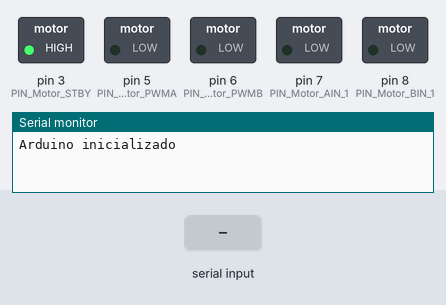
A sketch run on a simulated Arduino Uno, built with avr-gcc and run on an emulated ATmega328P. Parts: switched loads named in the sketch (green lamp = pin HIGH), the last lines printed to the serial monitor. The inputs (shaded band) are chosen by the test bench.

Above: at 1.2 s.
1.3 s: "a\n" received over Serial
At 2.3 s:
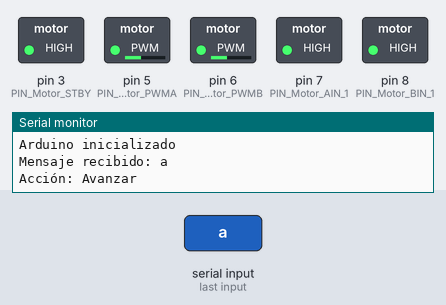
2.8 s: "b\n" received over Serial
At 3.4 s:
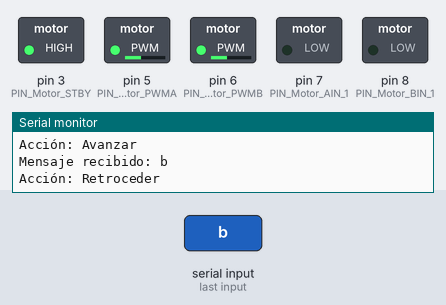
4.3 s: "c\n" received over Serial
At 4.6 s:
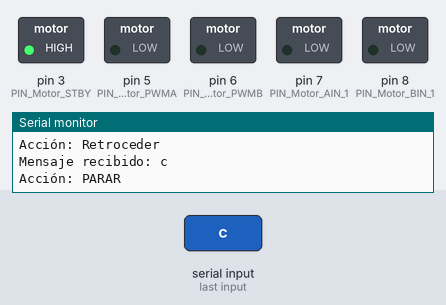
Timing chart, 0 to 7.3 s (numbered marks = the images above; inputs shaded):
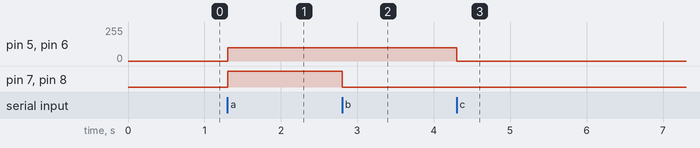

The sketch:

bichillo.ino.ino
```cpp
/* ------------ DECLARACIÓN DE VARIABLES Y PINES ------------ */

// Definición de pines para el sensor de ultrasonidos
#define TRIG_PIN 13
#define ECHO_PIN 12

// Definición de pines para sensores infrarrojos
#define PIN_ITR20001_LEFT   A2
#define PIN_ITR20001_MIDDLE A1
#define PIN_ITR20001_RIGHT  A0

// Definición de pines para control de motores
#define PIN_Motor_STBY 3
#define PIN_Motor_AIN_1 7
#define PIN_Motor_PWMA 5
#define PIN_Motor_BIN_1 8
#define PIN_Motor_PWMB 6

// Velocidad del coche
#define carSpeed 100

/* ------------ FUNCIONES DE MOVIMIENTO ------------ */

// Función para mover el coche hacia adelante
void forward(){
  analogWrite(PIN_Motor_PWMA , carSpeed);
  analogWrite(PIN_Motor_PWMB, carSpeed);
  digitalWrite(PIN_Motor_AIN_1, HIGH);
  digitalWrite(PIN_Motor_BIN_1, HIGH);
}

// Función para mover el coche hacia atrás
void back() {
  analogWrite(PIN_Motor_PWMA, carSpeed);
  analogWrite(PIN_Motor_PWMB, carSpeed);
  digitalWrite(PIN_Motor_AIN_1, LOW);
  digitalWrite(PIN_Motor_BIN_1, LOW);
}

// Función para detener el coche
void stop() {
  analogWrite(PIN_Motor_PWMA, 0);
  analogWrite(PIN_Motor_PWMB, 0);
}

void setup() {
  Serial.begin(9600);
  Serial.println("Arduino inicializado");
  pinMode(ECHO_PIN, INPUT);
  pinMode(TRIG_PIN, OUTPUT);
  digitalWrite(TRIG_PIN, LOW);

  // Configuración de pines de motores y sensores
  pinMode(PIN_Motor_STBY, OUTPUT);
  pinMode(PIN_Motor_AIN_1, OUTPUT);
  pinMode(PIN_Motor_BIN_1, OUTPUT);
  pinMode(PIN_Motor_PWMA, OUTPUT);
  pinMode(PIN_Motor_PWMB, OUTPUT);

  pinMode(PIN_ITR20001_LEFT, INPUT);
  pinMode(PIN_ITR20001_RIGHT, INPUT);
  pinMode(PIN_ITR20001_MIDDLE, INPUT);

  digitalWrite(PIN_Motor_STBY, HIGH);
}


void loop() {
  // Leer mensajes desde la ESP32
  if (Serial.available()) {
    String message = Serial.readStringUntil('\n'); // Leer hasta nueva línea
    message.trim(); // Eliminar caracteres invisibles como '\r' y '\n'

    Serial.print("Mensaje recibido: ");
    Serial.println(message);

    // Procesar mensaje
    if (message == "a") {
      Serial.println("Acción: Avanzar");
      forward();
    } else if (message == "b") {
      Serial.println("Acción: Retroceder");
      back();
    } else if (message == "c") {
      Serial.println("Acción: PARAR");
      stop();
    } else {
      Serial.println("Acción: Mensaje no reconocido");
    }
  }
}
```

Measured:
- after the input at 1.3 s, pin 5 (PIN_Motor_PWMA), pin 6 (PIN_Motor_PWMB): 0/255 → 100/255 at once; pin 7 (PIN_Motor_AIN_1), pin 8 (PIN_Motor_BIN_1): LOW → HIGH at once
- after the input at 2.8 s, pin 7 (PIN_Motor_AIN_1), pin 8 (PIN_Motor_BIN_1): HIGH → LOW at once
- after the input at 4.3 s, pin 5 (PIN_Motor_PWMA), pin 6 (PIN_Motor_PWMB): 100/255 → 0/255 at once
